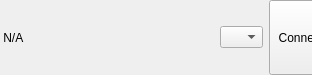
<?xml version="1.0" encoding="UTF-8"?>
<ui version="4.0">
 <class>ArduinoPinSelector</class>
 <widget class="QWidget" name="ArduinoPinSelector">
  <property name="geometry">
   <rect>
    <x>0</x>
    <y>0</y>
    <width>312</width>
    <height>75</height>
   </rect>
  </property>
  <property name="sizePolicy">
   <sizepolicy hsizetype="MinimumExpanding" vsizetype="MinimumExpanding">
    <horstretch>0</horstretch>
    <verstretch>0</verstretch>
   </sizepolicy>
  </property>
  <property name="minimumSize">
   <size>
    <width>192</width>
    <height>32</height>
   </size>
  </property>
  <property name="windowTitle">
   <string>Form</string>
  </property>
  <layout class="QHBoxLayout" name="horizontalLayout">
   <property name="leftMargin">
    <number>0</number>
   </property>
   <property name="topMargin">
    <number>0</number>
   </property>
   <property name="rightMargin">
    <number>0</number>
   </property>
   <property name="bottomMargin">
    <number>0</number>
   </property>
   <item>
    <widget class="QLabel" name="labelDescription">
     <property name="sizePolicy">
      <sizepolicy hsizetype="Expanding" vsizetype="Minimum">
       <horstretch>0</horstretch>
       <verstretch>0</verstretch>
      </sizepolicy>
     </property>
     <property name="text">
      <string> N/A</string>
     </property>
    </widget>
   </item>
   <item>
    <widget class="LightWidget" name="widgetConnected" native="true">
     <property name="sizePolicy">
      <sizepolicy hsizetype="Minimum" vsizetype="Minimum">
       <horstretch>0</horstretch>
       <verstretch>0</verstretch>
      </sizepolicy>
     </property>
     <property name="minimumSize">
      <size>
       <width>32</width>
       <height>32</height>
      </size>
     </property>
    </widget>
   </item>
   <item>
    <widget class="SvgWidget" name="widgetDigitalIn" native="true">
     <property name="sizePolicy">
      <sizepolicy hsizetype="Minimum" vsizetype="Minimum">
       <horstretch>0</horstretch>
       <verstretch>0</verstretch>
      </sizepolicy>
     </property>
     <property name="minimumSize">
      <size>
       <width>32</width>
       <height>32</height>
      </size>
     </property>
     <property name="silhouetteForeground" stdset="0">
      <color>
       <red>255</red>
       <green>255</green>
       <blue>255</blue>
      </color>
     </property>
     <property name="silhouette" stdset="0">
      <bool>true</bool>
     </property>
     <property name="svgURL" stdset="0">
      <string>:/icons/digital_input.svg</string>
     </property>
    </widget>
   </item>
   <item>
    <widget class="SvgWidget" name="widgetDigitalOut" native="true">
     <property name="sizePolicy">
      <sizepolicy hsizetype="Minimum" vsizetype="Minimum">
       <horstretch>0</horstretch>
       <verstretch>0</verstretch>
      </sizepolicy>
     </property>
     <property name="minimumSize">
      <size>
       <width>32</width>
       <height>32</height>
      </size>
     </property>
     <property name="silhouetteForeground" stdset="0">
      <color>
       <red>255</red>
       <green>255</green>
       <blue>255</blue>
      </color>
     </property>
     <property name="silhouette" stdset="0">
      <bool>true</bool>
     </property>
     <property name="svgURL" stdset="0">
      <string>:/icons/digital_output.svg</string>
     </property>
    </widget>
   </item>
   <item>
    <widget class="SvgWidget" name="widgetPWM" native="true">
     <property name="sizePolicy">
      <sizepolicy hsizetype="Minimum" vsizetype="Minimum">
       <horstretch>0</horstretch>
       <verstretch>0</verstretch>
      </sizepolicy>
     </property>
     <property name="minimumSize">
      <size>
       <width>32</width>
       <height>32</height>
      </size>
     </property>
     <property name="silhouetteForeground" stdset="0">
      <color>
       <red>255</red>
       <green>255</green>
       <blue>255</blue>
      </color>
     </property>
     <property name="silhouette" stdset="0">
      <bool>true</bool>
     </property>
     <property name="svgURL" stdset="0">
      <string>:/icons/pwm.svg</string>
     </property>
    </widget>
   </item>
   <item>
    <widget class="SvgWidget" name="widgetAnalogIn" native="true">
     <property name="sizePolicy">
      <sizepolicy hsizetype="Minimum" vsizetype="Minimum">
       <horstretch>0</horstretch>
       <verstretch>0</verstretch>
      </sizepolicy>
     </property>
     <property name="minimumSize">
      <size>
       <width>32</width>
       <height>32</height>
      </size>
     </property>
     <property name="silhouetteForeground" stdset="0">
      <color>
       <red>255</red>
       <green>255</green>
       <blue>255</blue>
      </color>
     </property>
     <property name="silhouette" stdset="0">
      <bool>true</bool>
     </property>
     <property name="svgURL" stdset="0">
      <string>:/icons/analog_input.svg</string>
     </property>
    </widget>
   </item>
   <item>
    <widget class="QComboBox" name="comboBoxPin"/>
   </item>
   <item>
    <widget class="QPushButton" name="pushButtonConnect">
     <property name="sizePolicy">
      <sizepolicy hsizetype="Minimum" vsizetype="Minimum">
       <horstretch>0</horstretch>
       <verstretch>0</verstretch>
      </sizepolicy>
     </property>
     <property name="minimumSize">
      <size>
       <width>64</width>
       <height>32</height>
      </size>
     </property>
     <property name="baseSize">
      <size>
       <width>0</width>
       <height>0</height>
      </size>
     </property>
     <property name="text">
      <string>Connect</string>
     </property>
    </widget>
   </item>
  </layout>
 </widget>
 <customwidgets>
  <customwidget>
   <class>LightWidget</class>
   <extends>QWidget</extends>
   <header location="global">components/LightWidget.hpp</header>
   <container>1</container>
  </customwidget>
  <customwidget>
   <class>SvgWidget</class>
   <extends>QWidget</extends>
   <header location="global">components/SvgWidget.hpp</header>
   <container>1</container>
  </customwidget>
 </customwidgets>
 <resources/>
 <connections/>
</ui>
